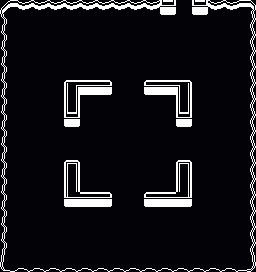

Tiled map render using the project's own tile images. Description and the whole map definition, tile-layer contents included, below:
An orthogonal 16x17 tile map with 16x16 px tiles, 1 tile layer (World) and 2 objects (player, stabber).

<map version="1.10" tiledversion="1.10.2" orientation="orthogonal" renderorder="right-down" width="16" height="17" tilewidth="16" tileheight="16" infinite="0" backgroundcolor="#030307" nextlayerid="4" nextobjectid="16">
 <tileset firstgid="1" source="world.tsx" />
 <layer id="1" name="World" width="16" height="17">
  <data encoding="csv">
145,146,146,146,146,146,146,146,146,146,52,0,52,146,146,147,
169,0,0,0,0,0,0,0,0,0,0,0,0,0,0,171,
169,0,0,0,0,0,0,0,0,0,0,0,0,0,0,171,
169,0,0,0,0,0,0,0,0,0,0,0,0,0,0,171,
169,0,0,0,0,0,0,0,0,0,0,0,0,0,0,171,
169,0,0,0,5,74,75,0,0,73,74,8,0,0,0,171,
169,0,0,0,28,0,0,0,0,0,0,28,0,0,0,171,
169,0,0,0,52,0,0,0,0,0,0,52,0,0,0,171,
169,0,0,0,0,0,0,0,0,0,0,0,0,0,0,171,
169,0,0,0,0,0,0,0,0,0,0,0,0,0,0,171,
169,0,0,0,4,0,0,0,0,0,0,4,0,0,0,171,
169,0,0,0,28,0,0,0,0,0,0,28,0,0,0,171,
169,0,0,0,49,74,75,0,0,73,74,51,0,0,0,171,
169,0,0,0,0,0,0,0,0,0,0,0,0,0,0,171,
169,0,0,0,0,0,0,0,0,0,0,0,0,0,0,171,
169,0,0,0,0,0,0,0,0,0,0,0,0,0,0,171,
193,194,194,194,194,194,194,194,194,194,194,194,194,194,194,195
</data>
 </layer>
 <objectgroup id="3" name="Characters">
  <object id="14" template="character.tx" name="Player" type="player" x="119.728" y="47.8627" rotation="180" />
  <object id="15" template="character.tx" name="last key" type="stabber" x="126.667" y="144.333" rotation="180">
   <properties>
    <property name="drop_key" type="int" value="2" />
   </properties>
  </object>
 </objectgroup>
</map>
